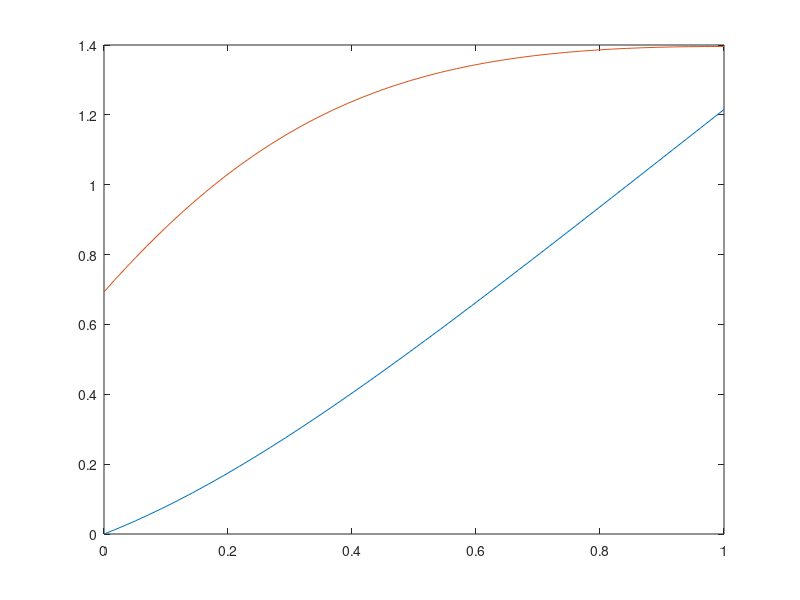

The MATLAB script that drew this image:
%   ODE45  2nd order ODE solver.
%   2nd order equation is made into a first order system. 
%  [a,b]  is the time axis interval
%  [c1,c2] is the initial condition vector
%
%   c2 was found using BVPhose
%
%  That is,  y(a)=c1  v(a)=c2
%
%  ydot  has the right hand side equations for y(t) and v(t)
%
a=0;  b=1;
c1=0;  c2=log(2);
%
%  ydot = @(t,y)  [y(2); v(t)];
%
%Example:  ydot = @(t,y)  [y(t);v(t)];
%
%ydot = @(t,y)  [y(2);18*(y(1))^2];
ydot=@(t,y) [y(2);2*exp(-2*y(1))*(1-t^2)];
%
[t,y] = ode45(ydot,[a,b],[c1,c2]);
%
plot(t,y)
%plot(t,y(:,1))
%plot(t,y(:,2))
%